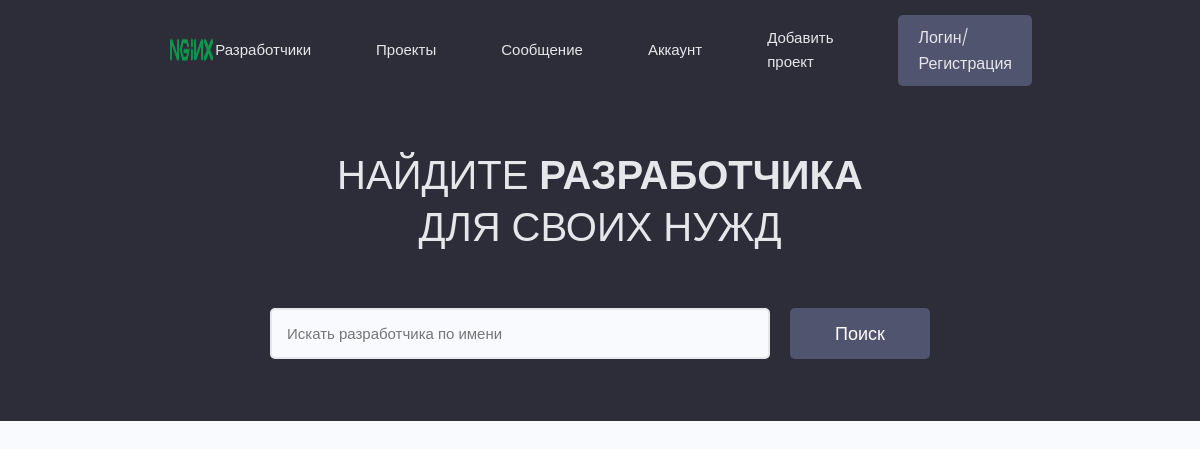
/, run on an earlier commit of the app's database.
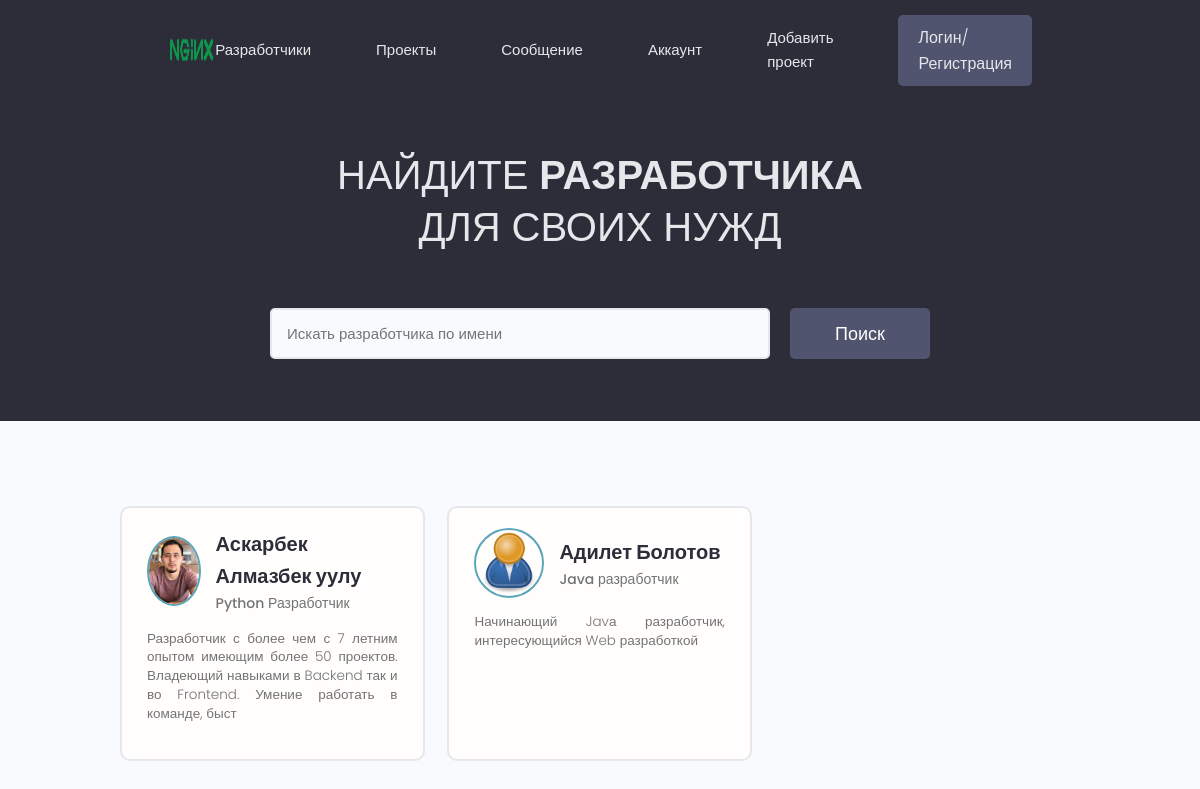
And on a later commit of the database.
### users/models.py (models this page shows, shortened)
class Profile(models.Model):
    user = models.OneToOneField(User, on_delete=models.CASCADE, null=True, blank=True)
    id = models.UUIDField(default= uuid.uuid4, unique=True, primary_key=True, editable=False) #16 char string nums and letters
    name = models.CharField(max_length=200, null = True, blank=True, verbose_name='ФИО')
    username = models.CharField(max_length=200, null=True, blank=True, verbose_name='Логин')
    email = models.CharField(max_length=200, null=True, blank=True, verbose_name='Почтовый адрес')
    short_intro = models.CharField(max_length=250, blank=True, null=True, verbose_name='Краткая информациия')
    bio = models.TextField(blank=True, null=True, verbose_name='Биография')
    profile_image = models.ImageField(null=True, blank=True, default='profiles/user-default.png', upload_to='profiles/')
    social_github = models.CharField(max_length=250, blank=True, null=True, verbose_name='Профиль в GitHub')
    social_twitter = models.CharField(max_length=250, blank=True, null=True, verbose_name='Профиль в Twitter')
    social_youtube = models.CharField(max_length=250, blank=True, null=True, verbose_name='Профиль в YouTube')
    social_facebook = models.CharField(max_length=250, blank=True, null=True, verbose_name='Профиль в Facebook')
    social_linkedin = models.CharField(max_length=250, blank=True, null=True, verbose_name='Профиль в LinkedIn')
    personal_website = models.CharField(max_length=250, blank=True, null=True, verbose_name='Персональный сайт')
    location = models.CharField(max_length=200, blank=True, null=True,verbose_name='Текущее местоположе')
    class Meta:
        verbose_name = 'Пользователь'
        verbose_name_plural = 'Пользователи'

### users/views.py (the view)
# urls.py: path('', profiles, name = 'profiles'),
def profiles(requests):
    profiles = Profile.objects.all()
    context = {
        'profiles': profiles
    }
    return render(requests,'users/profiles.html', context=context)

### users/templates/users/profiles.html (shortened to what this page needs)
{% extends 'main.html' %}
{% block content %}
  <main class="home">
    <section class="hero-section text-center">
      <div class="container container--narrow">
        <div class="hero-section__box">
          <h2>Найдите <span>Разработчика</span></h2>
          <h2>ДЛЯ СВОИХ НУЖД</h2>
        </div>
        <div class="hero-section__search">
          <form class="form" action="#" method="get">
            <div class="form__field">
              <input class="input input--text" id="formInput#search" type="text" name="text"
                placeholder="Искать разработчика по имени" />
            </div>
            <input class="btn btn--sub btn--lg" type="submit" value="Поиск" />
          </form>
        </div>
      </div>
    </section>
    <section class="devlist">
      <div class="container">
        <div class="grid grid--three">
            {% for profile in profiles %}
          <div class="column card">
            <div class="dev">
              <a href="{% url 'profile' profile.id %}" class="card__body">
                <div class="dev__profile">
                  <img class="avatar avatar--md" src="{{ profile.profile_image.url }}" alt="image" />
                  <div class="dev__meta">
                    <h3>{{ profile.name }}</h3>
                    <h5>{{ profile.short_intro }}</h5>
                  </div>
                </div>
                <p class="dev__info">
                  {{ profile.bio|slice:"150" }}
                </p>
              </a>
            </div>
          </div>
            {% endfor %}
        </div>
      </div>
    </section>
  </main>
{% endblock %}

What changed in the data, as far as the page shows it:
added Profile: profile_image (picture), name "Аскарбек Алмазбек уулу", short_intro "Python Разработчик", bio "Разработчик с более чем с 7 летним опытом имеющим более 50 проектов. Владеющий навыками в Backend так и во Frontend. Умение работать в команде, быст"
added Profile: profile_image (placeholder picture), name "Адилет Болотов", short_intro "Java разработчик", bio "Начинающий Javа разработчик, интересующийся Web разработкой"
